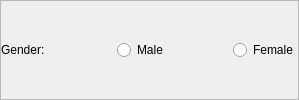
            <widget class="QFrame" name="frame_72">
             <property name="frameShape">
              <enum>QFrame::StyledPanel</enum>
             </property>
             <property name="frameShadow">
              <enum>QFrame::Raised</enum>
             </property>
             <layout class="QHBoxLayout" name="horizontalLayout_48">
              <property name="leftMargin">
               <number>0</number>
              </property>
              <property name="topMargin">
               <number>0</number>
              </property>
              <property name="rightMargin">
               <number>0</number>
              </property>
              <property name="bottomMargin">
               <number>0</number>
              </property>
              <item>
               <widget class="QLabel" name="label_35">
                <property name="minimumSize">
                 <size>
                  <width>110</width>
                  <height>0</height>
                 </size>
                </property>
                <property name="maximumSize">
                 <size>
                  <width>110</width>
                  <height>16777215</height>
                 </size>
                </property>
                <property name="text">
                 <string>Gender:</string>
                </property>
               </widget>
              </item>
              <item>
               <widget class="QRadioButton" name="radioButton">
                <property name="minimumSize">
                 <size>
                  <width>110</width>
                  <height>0</height>
                 </size>
                </property>
                <property name="maximumSize">
                 <size>
                  <width>110</width>
                  <height>16777215</height>
                 </size>
                </property>
                <property name="text">
                 <string>Male</string>
                </property>
               </widget>
              </item>
              <item>
               <widget class="QRadioButton" name="radioButton_2">
                <property name="text">
                 <string>Female</string>
                </property>
               </widget>
              </item>
             </layout>
            </widget>
